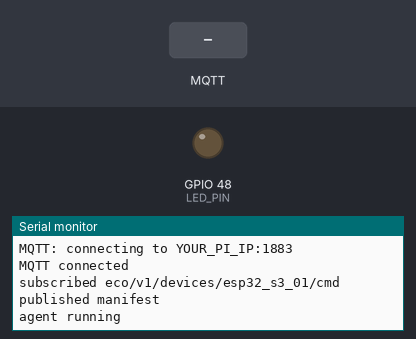
Bench run of a sketch on a simulated ESP32-S3. Shown: output pins drawn as LEDs (lit = HIGH), the last lines printed to the serial monitor. Inputs (shaded band) come from the test bench. WiFi joins after 1.5 s; servers stay silent unless stated; no MQTT or app messages arrive unless stated.

Above: at 3.0 s.
3.1 s: MQTT message "ping" arrives on the first subscribed topic
At 4.3 s:
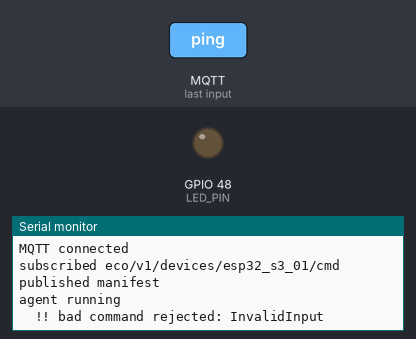
4.6 s: MQTT message "1" arrives on the first subscribed topic
At 5.4 s:
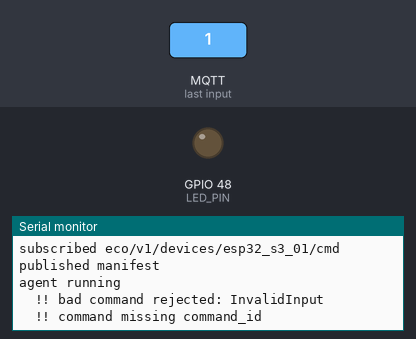

Measured:
- after the input at 3.1 s, the serial monitor: prints a new line at once (image 1)
- after the input at 4.6 s, the serial monitor: prints a new line at once (image 2)

The sketch:

eco_esp32_s3.ino
```cpp
/*
 * local-ai-ecosystem — ESP32-S3 device agent (Phase 2), single file.
 * Connects to the Pi's MQTT broker, announces a Manifest, subscribes to its
 * cmd topic, and emits received->accepted->executing->completed Events.
 * Mirrors devices/pi/pi_agent.py. Board: ESP32S3 Dev Module.
 * Libraries (Tools > Manage Libraries): PubSubClient (Nick O'Leary),
 *                                        ArduinoJson v7 (Benoit Blanchon).
 * Verified on hardware 2026-10-21: ping + blink_led produced the full event
 * chain through the Pi broker.
 */
#include <WiFi.h>
#include <PubSubClient.h>
#include <ArduinoJson.h>

// ===================== FILL THESE IN =====================
const char* WIFI_SSID     = "YOUR_WIFI_NAME";
const char* WIFI_PASSWORD = "YOUR_WIFI_PASSWORD";
const char* MQTT_BROKER   = "YOUR_PI_IP";     // the Pi
const int   MQTT_PORT     = 1883;
const char* MQTT_USER     = "eco";                 // broker auth (user set on the Pi)
const char* MQTT_PASS     = "YOUR_BROKER_PASSWORD"; // fill in before flashing; keep out of git
// =========================================================

static const char* DEVICE_ID = "esp32_s3_01"; // must match ^[a-z0-9_]{3,32}$
static const int   SCHEMA_VERSION = 1;
static const int   PROTOCOL_VERSION = 1;
static const int   LED_PIN = 48;               // onboard LED (RGB or plain) pin; change if your board differs

String CMD_TOPIC, EVT_TOPIC, MANIFEST_TOPIC, STATE_TOPIC;
WiFiClient net;
PubSubClient mqtt(net);
uint32_t msgCounter = 0;

String T(const char* kind) { return String("eco/v1/devices/") + DEVICE_ID + "/" + kind; }
String newMsgId() { return String(DEVICE_ID) + "-" + String(millis()) + "-" + String(msgCounter++); }
uint64_t nowMs() { return (uint64_t)millis(); } // shortcut: boot-relative ts, no NTP yet

void publishEvent(const char* commandId, const char* state) {
  JsonDocument doc;
  doc["schema_version"] = SCHEMA_VERSION;
  doc["msg_id"]    = newMsgId();
  doc["device_id"] = DEVICE_ID;
  doc["ts"]        = nowMs();
  doc["command_id"]= commandId;
  doc["state"]     = state;
  char buf[256];
  size_t n = serializeJson(doc, buf);
  mqtt.publish(EVT_TOPIC.c_str(), (const uint8_t*)buf, n, false);
  Serial.printf("  -> evt %s\n", state);
}

void publishManifest() {
  JsonDocument doc;
  doc["schema_version"]   = SCHEMA_VERSION;
  doc["msg_id"]           = newMsgId();
  doc["device_id"]        = DEVICE_ID;
  doc["ts"]               = nowMs();
  doc["device_type"]      = "esp32_s3";
  doc["hw"]               = "esp32-s3";
  doc["fw_version"]       = "0.1";
  doc["protocol_version"] = PROTOCOL_VERSION;
  JsonArray caps = doc["capabilities"].to<JsonArray>();
  JsonObject c1 = caps.add<JsonObject>();
  c1["name"] = "ping"; c1["params"].to<JsonObject>();
  c1["max_duration_ms"] = 1000; c1["physical"] = false; c1["risk"] = "none";
  JsonObject c2 = caps.add<JsonObject>();
  c2["name"] = "blink_led"; c2["params"].to<JsonObject>();
  c2["max_duration_ms"] = 5000; c2["physical"] = true; c2["risk"] = "low";
  char buf[512];
  size_t n = serializeJson(doc, buf);
  mqtt.publish(MANIFEST_TOPIC.c_str(), (const uint8_t*)buf, n, true); // retained
  Serial.println("published manifest");
}

void publishState(bool online) {
  JsonDocument doc;
  doc["online"] = online;
  doc["ts"]     = nowMs();
  char buf[96];
  size_t n = serializeJson(doc, buf);
  mqtt.publish(STATE_TOPIC.c_str(), (const uint8_t*)buf, n, true); // retained
}

bool doAction(const char* action, JsonVariant params) {
  if (strcmp(action, "ping") == 0) return true;
  if (strcmp(action, "blink_led") == 0) {
    long ms = params["ms"] | 500;
    if (ms > 5000) ms = 5000;            // honor max_duration_ms
    // Drive both LED kinds: rgbLedWrite lights an addressable WS2812 (most S3
    // dev boards, incl. DevKitC-1); digitalWrite lights a plain LED on the same
    // pin. Whichever this board has, one of them turns on.
    rgbLedWrite(LED_PIN, 0, 60, 0); digitalWrite(LED_PIN, HIGH);
    delay(ms);
    rgbLedWrite(LED_PIN, 0, 0, 0);  digitalWrite(LED_PIN, LOW);
    return true;
  }
  Serial.printf("  !! unknown action %s\n", action);
  return false;
}

void onMessage(char* topic, byte* payload, unsigned int len) {
  JsonDocument doc;
  DeserializationError err = deserializeJson(doc, payload, len);
  if (err) { Serial.printf("  !! bad command rejected: %s\n", err.c_str()); return; }
  const char* commandId = doc["command_id"] | "";
  const char* action    = doc["action"] | "";
  if (strlen(commandId) == 0) { Serial.println("  !! command missing command_id"); return; }
  Serial.printf("command %s: action=%s\n", commandId, action);
  publishEvent(commandId, "received");
  // shortcut: expiry enforced by the issuer (Pi/laptop), ESP has no wall clock yet
  publishEvent(commandId, "accepted");
  publishEvent(commandId, "executing");
  bool ok = doAction(action, doc["params"]);
  publishEvent(commandId, ok ? "completed" : "failed");
}

void connectWifi() {
  Serial.printf("WiFi: connecting to %s\n", WIFI_SSID);
  WiFi.mode(WIFI_STA);
  WiFi.begin(WIFI_SSID, WIFI_PASSWORD);
  while (WiFi.status() != WL_CONNECTED) { delay(500); Serial.print("."); }
  Serial.printf("\nWiFi up, IP %s\n", WiFi.localIP().toString().c_str());
}

void connectMqtt() {
  while (!mqtt.connected()) {
    Serial.printf("MQTT: connecting to %s:%d\n", MQTT_BROKER, MQTT_PORT);
    String cid = String("agent-") + DEVICE_ID;
    char willBuf[64];
    { JsonDocument w; w["online"] = false; serializeJson(w, willBuf); }
    if (mqtt.connect(cid.c_str(), MQTT_USER, MQTT_PASS,
                     STATE_TOPIC.c_str(), 1, true, willBuf)) {
      Serial.println("MQTT connected");
      mqtt.subscribe(CMD_TOPIC.c_str(), 1);
      Serial.printf("subscribed %s\n", CMD_TOPIC.c_str());
      publishManifest();
      publishState(true);
    } else {
      Serial.printf("  failed rc=%d, retry in 2s\n", mqtt.state());
      delay(2000);
    }
  }
}

void setup() {
  Serial.begin(115200);
  delay(300);
  pinMode(LED_PIN, OUTPUT); digitalWrite(LED_PIN, LOW);
  CMD_TOPIC = T("cmd"); EVT_TOPIC = T("evt");
  MANIFEST_TOPIC = T("manifest"); STATE_TOPIC = T("state");
  connectWifi();
  mqtt.setServer(MQTT_BROKER, MQTT_PORT);
  mqtt.setBufferSize(1024);          // commands can exceed the 256B default
  mqtt.setCallback(onMessage);
  connectMqtt();
  Serial.println("agent running");
}

unsigned long lastBeat = 0;

void loop() {
  if (WiFi.status() != WL_CONNECTED) connectWifi();
  if (!mqtt.connected()) connectMqtt();
  mqtt.loop();
  // Periodic heartbeat so the API keeps us live (stale after 15s idle).
  if (millis() - lastBeat > 5000) { publishState(true); lastBeat = millis(); }
}
```
